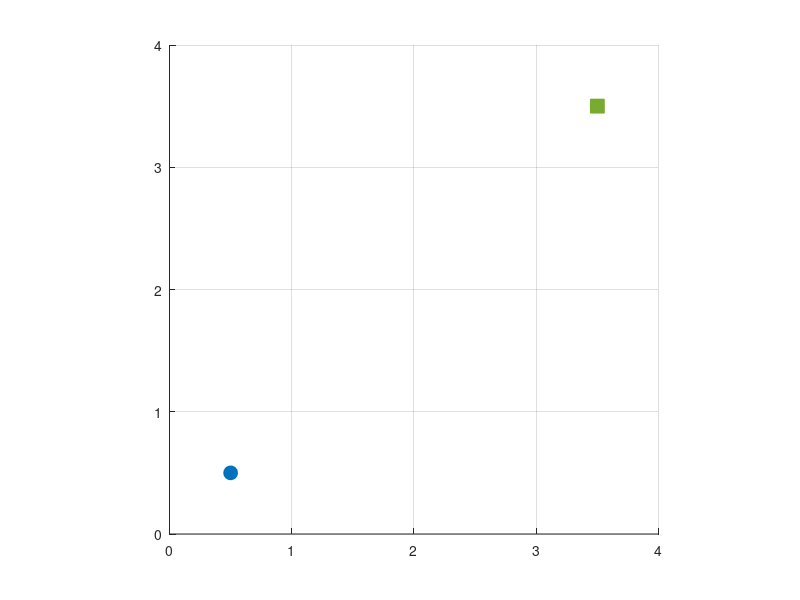

The MATLAB source for this figure: (Note: this script raises an error after producing the figure.)
function [start, goal, mapSize, mapMatrix, obstacles] = initMap()
close all
figure;
axis equal
grid on
hold on

xlim([0 4]);
ylim([0 4]);

mapSize = [4, 4]; % [width, height]
start = [0.5 0.5];
goal = [3.5, 3.5];
obstacles = [];

%  Create map matrix
mapMatrix = zeros(mapSize(1)*100, mapSize(2)*100);
mapMatrix(start(1)*100-10:start(1)*100+10, start(2)*100-10:start(2)*100+10) = 1;
mapMatrix(goal(1)*100-10:goal(1)*100+10, goal(2)*100-10:goal(2)*100+10) = 1;

% Plot start and goal
plot(start(1), start(2), 'o', 'MarkerFaceColor', [0 0.4470 0.7410], ...
                'MarkerSize', 10, 'Color', [0 0.4470 0.7410]);
plot(goal(1), goal(2), 's', 'MarkerFaceColor', [0.4660 0.6740 0.1880], ...
                'MarkerSize', 10, 'Color', [0.4660 0.6740 0.1880]);

% Obstacles
obsDims = [1.1 0.12; 0.3 0.2];
numObs = 5;
obsChoices = [1, 1, 2, 2, 2];
paddingObs = 10;
for i=1:numObs
   obsDim = obsDims(obsChoices(i), :);
   
   % Random position (upper_x, upper_y)
   while 1
       upper_x = randi([5, mapSize(1)*100 - obsDim(1)*100]);
       upper_y = randi([5, mapSize(2)*100 - obsDim(2)*100]);
       lower_x = floor(upper_x+obsDim(1)*100);
       lower_y = floor(upper_y+obsDim(2)*100);
       if max(mapMatrix(upper_y:lower_y, upper_x:lower_x), [], 'all') == 0
           padded_upper_x = max(1, upper_x - paddingObs);
           padded_upper_y = max(1, upper_y - paddingObs);
           padded_lower_x = min(mapSize(1)*100, lower_x + paddingObs);
           padded_lower_y = min(mapSize(2)*100, lower_y + paddingObs);
           mapMatrix(padded_upper_y:padded_lower_y, padded_upper_x:padded_lower_x) = 1;
           rectangle('Position',[upper_x/100 upper_y/100 obsDim(1) obsDim(2)], 'FaceColor',[1 0.9 0]);
           obstacles = [obstacles; upper_x/100 upper_y/100 obsDim(1) obsDim(2)];
           break
       end
   end
end

mapMatrix(start(1)*100-10:start(1)*100+10, start(2)*100-10:start(2)*100+10) = 0;
mapMatrix(goal(1)*100-10:goal(1)*100+10, goal(2)*100-10:goal(2)*100+10) = 0;
end

